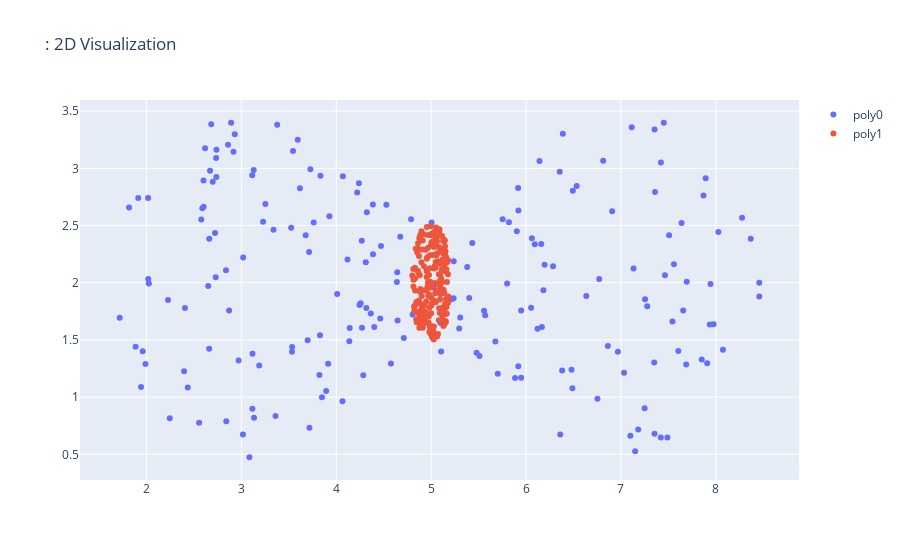
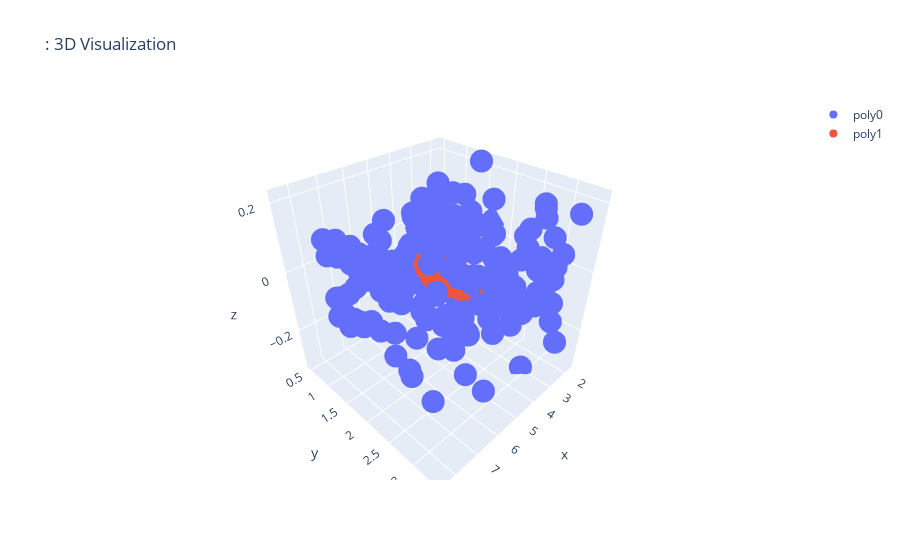

The cell these charts' notebook holds for them, in order:
### Markdown cell above
# Birch and UMAP

### Code cell
ds = DataSetFactory.get_dataset('hourglass')

### Figure 1 — Plotly figure (JSON) as saved in the notebook; plotly's stock layout.template omitted (floating-point values rounded to 4 significant figures; data arrays with more than 128 entries replaced by an {"elided": "..."} marker saying what was removed)
{"data": [{"mode": "markers", "name": "poly0", "type": "scatter", "x": {"elided": "200 float values"}, "y": {"elided": "200 float values"}}, {"mode": "markers", "name": "poly1", "type": "scatter", "x": {"elided": "200 float values"}, "y": {"elided": "200 float values"}}], "layout": {"title": {"text": ": 2D Visualization"}}}

### Figure 2 — Plotly figure (JSON) as saved in the notebook; plotly's stock layout.template omitted (floating-point values rounded to 4 significant figures; data arrays with more than 128 entries replaced by an {"elided": "..."} marker saying what was removed)
{"data": [{"mode": "markers", "name": "poly0", "type": "scatter3d", "x": {"elided": "200 float values"}, "y": {"elided": "200 float values"}, "z": {"elided": "200 float values"}}, {"mode": "markers", "name": "poly1", "type": "scatter3d", "x": {"elided": "200 float values"}, "y": {"elided": "200 float values"}, "z": {"elided": "200 float values"}}], "layout": {"title": {"text": ": 3D Visualization"}}}
